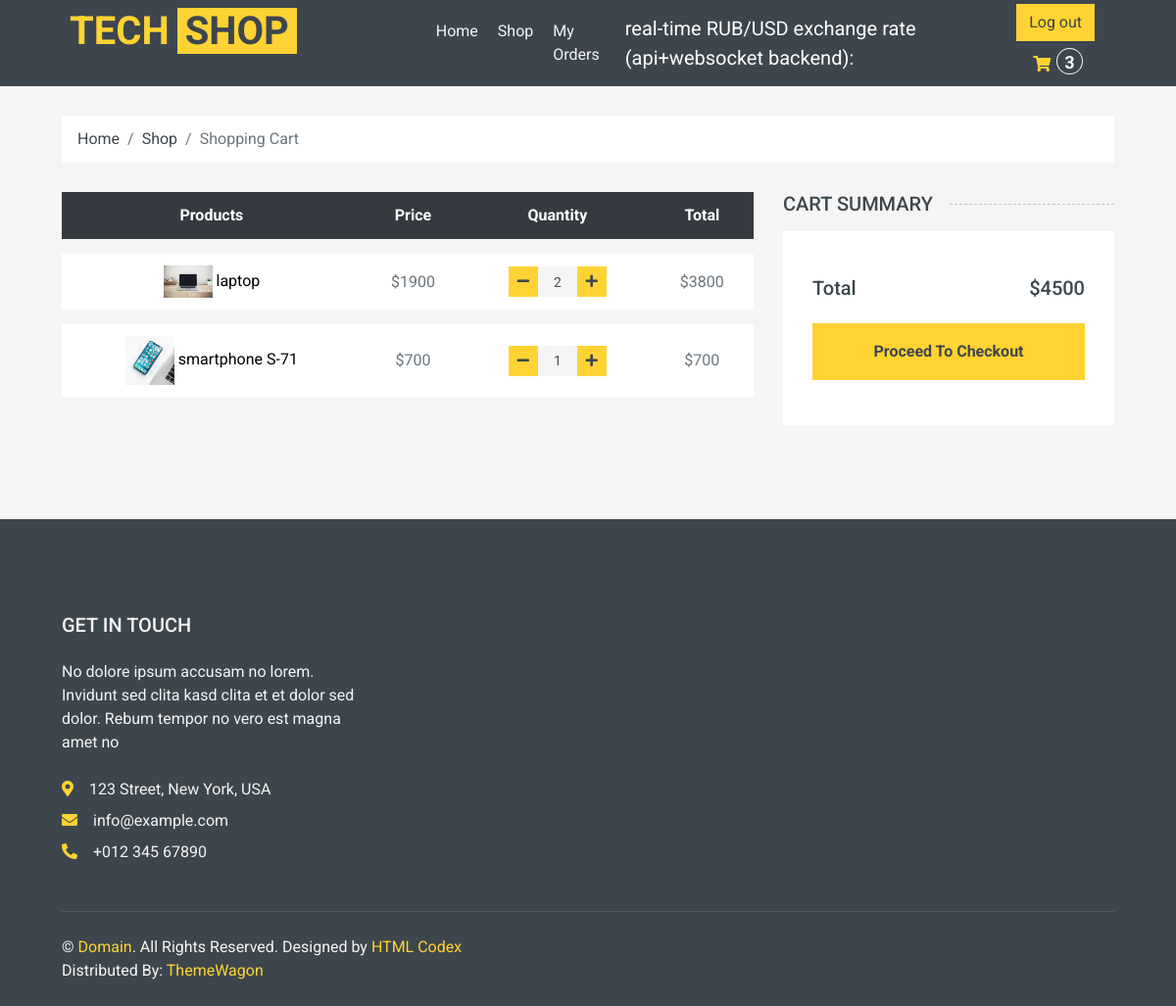
The app's page /cart (signed in) with its own data.
### shop/models.py (models this page shows, shortened)
class OrderItem(models.Model):
    order = models.ForeignKey("Order", on_delete = models.CASCADE)
    product = models.ForeignKey("Product", null = True, blank = True, on_delete = models.CASCADE )
    quantity = models.IntegerField()
    date_added = models.DateTimeField(auto_now = True, null = True, blank = True)
    @property
    def total_item_price(self):
        return self.product.price * self.quantity

class Product(models.Model):
    CATEGORY = (
    ("Tech", "Tech"),
    ("New", "New"),
    ("Popular", "Popular"),
    )
    default_description = """
    Eos no lorem eirmod diam diam, eos elitr et gubergren diam sea. Consetetur vero aliquyam invidunt duo dolores et duo sit. Vero diam ea vero et dolore rebum, dolor rebum eirmod consetetur invidunt sed sed et, lorem duo et eos elitr, sadipscing kasd ipsum rebum diam. Dolore diam stet rebum sed tempor kasd eirmod. Takimata kasd ipsum accusam sadipscing, eos dolores sit no ut diam consetetur duo justo est, sit sanctus diam tempor aliquyam eirmod nonumy rebum dolor accusam, ipsum kasd eos consetetur at sit rebum, diam kasd invidunt tempor lorem, ipsum lorem elitr sanctus eirmod takimata dolor ea invidunt.

    Dolore magna est eirmod sanctus dolor, amet diam et eirmod et ipsum. Amet dolore tempor consetetur sed lorem dolor sit lorem tempor. Gubergren amet amet labore sadipscing clita clita diam clita. Sea amet et sed ipsum lorem elitr et, amet et labore voluptua sit rebum. Ea erat sed et diam takimata sed justo. Magna takimata justo et amet magna et.
    """
    name = models.CharField(verbose_name = "название продукта" , max_length = 100)
    price = models.IntegerField(null = True, blank = True)
    description = models.TextField(default = default_description, blank = True)
    rating = models.IntegerField(null = True, blank = True)
    pic = models.ImageField(upload_to = "shop/%Y/%m", null = True, blank = True, default = "default_picture.png")
    added_at = models.DateTimeField(verbose_name = "Data of appearance", auto_now_add = True, null = True)
    category = models.CharField(max_length = 100, choices = CATEGORY)
    slug = models.SlugField(blank = True)

### shop/views.py (the view)
# urls.py: path('cart', cart, name = "cart"),
def cart(request):
    user = request.user
    crt = get_cart(request)
    order_items = crt.orderitem_set.all()
    ctx = {
    "order_items" : order_items,
    "crt_total_quantity": crt.order_total_quantity,
    "crt_total_price": crt.order_total_price,
    }
    return render(request,"cart.html",ctx)

### shop/context_processors.py (called while the page is built)
def get_cart_total(request):
    crt = get_cart(request)
    return {"crt_total_quantity": crt.order_total_quantity}

### shop/models.py (called while the page is built)
    @property
    def order_total_price(self):
        return sum([item.total_item_price for item in self.orderitem_set.all()])

    @property
    def order_total_quantity(self):
        return sum([item.quantity for item in self.orderitem_set.all()])

### shop/utils.py (called while the page is built)
def get_cart(request):
    user = request.user
    if user.is_authenticated:
        crt, created = Order.objects.get_or_create(customer = user, status = "Cart")
    else:
        crt, created = Order.objects.get_or_create(customer = None, status = "Cart")
    return crt

### templates/cart.html (shortened to what this page needs)
{%extends "main.html"%}
{%load static%}
{%block cart%}
    <div class="container-fluid">
        <div class="row px-xl-5">
            <div class="col-12">
                <nav class="breadcrumb bg-light mb-30">
                    <a class="breadcrumb-item text-dark" href="{%url 'index'%}">Home</a>
                    <a class="breadcrumb-item text-dark" href="{%url 'shop'%}">Shop</a>
                    <span class="breadcrumb-item active">Shopping Cart</span>
                </nav>
            </div>
        </div>
    </div>
    <div class="container-fluid">
        <div class="row px-xl-5">
            <div class="col-lg-8 table-responsive mb-5">
                <table class="table table-light table-borderless table-hover text-center mb-0">
                    <thead class="thead-dark">
                        <tr>
                            <th>Products</th>
                            <th>Price</th>
                            <th>Quantity</th>
                            <th>Total</th>
                        </tr>
                    </thead>
                    <tbody class="align-middle">
                        {% for item in order_items%}
                        <tr data-product_id_item ={{item.product.id}} >
                            <td class="align-middle">
                              <img src="{{item.product.pic.url}}" alt="" style="width: 50px;">
                               <a href="{%url 'detail' item.product.slug %}" style = "color:black;">{{item.product.name}}</a>
                            </td>
                            <td class="align-middle">${{item.product.price}} </td>
                            <td class="align-middle">
                                <div class="input-group quantity mx-auto" style="width: 100px;">
                                    <div class="input-group-btn">
                                        <button class="btn btn-sm btn-primary btn-minus change_cart_btn"  data-product_id = "{{item.product.id}}" data-action = "remove">
                                        <i class="fa fa-minus"></i>
                                        </button>
                                    </div>
                                    <input data-product_id_quantity ={{item.product.id}} type="text" class="form-control form-control-sm bg-secondary border-0 text-center" value="{{item.quantity}}">
                                    <div class="input-group-btn">
                                        <button class="btn btn-sm btn-primary btn-plus change_cart_btn"  data-product_id = "{{item.product.id}}" data-action = "add">
                                            <i class="fa fa-plus"></i>
                                        </button>
                                    </div>
                                </div>
                            </td>
                            <td class="align-middle" data-product_id_price ={{item.product.id}} >${{item.total_item_price}}</td>
                        </tr>
                        {% endfor %}
                    </tbody>
                </table>
            </div>
            <div class="col-lg-4">
                <h5 class="section-title position-relative text-uppercase mb-3"><span class="bg-secondary pr-3">Cart Summary</span></h5>
                <div class="bg-light p-30 mb-5">
                    <div class="pt-2">
                        <div class="d-flex justify-content-between mt-2">
                            <h5>Total</h5>
                            <h5 class = "crt_total_price">${{crt_total_price}}</h5>
                        </div>
                        <a class="btn btn-block btn-primary font-weight-bold my-3 py-3 proceed_to_checkout" href = "{%url 'checkout'%}" >Proceed To Checkout</a>
                    </div>
                </div>
            </div>
        </div>
    </div>
{%endblock%}

### records on screen
OrderItem: product.pic (picture), product.name "laptop", product.price "1900", quantity "2", total_item_price "3800"
OrderItem: product.pic (picture), product.name "smartphone S-71", product.price "700", quantity "1", total_item_price "700"

### other values on screen
{{ crt_total_quantity }} "3"
{{ crt_total_price }} "4500"
